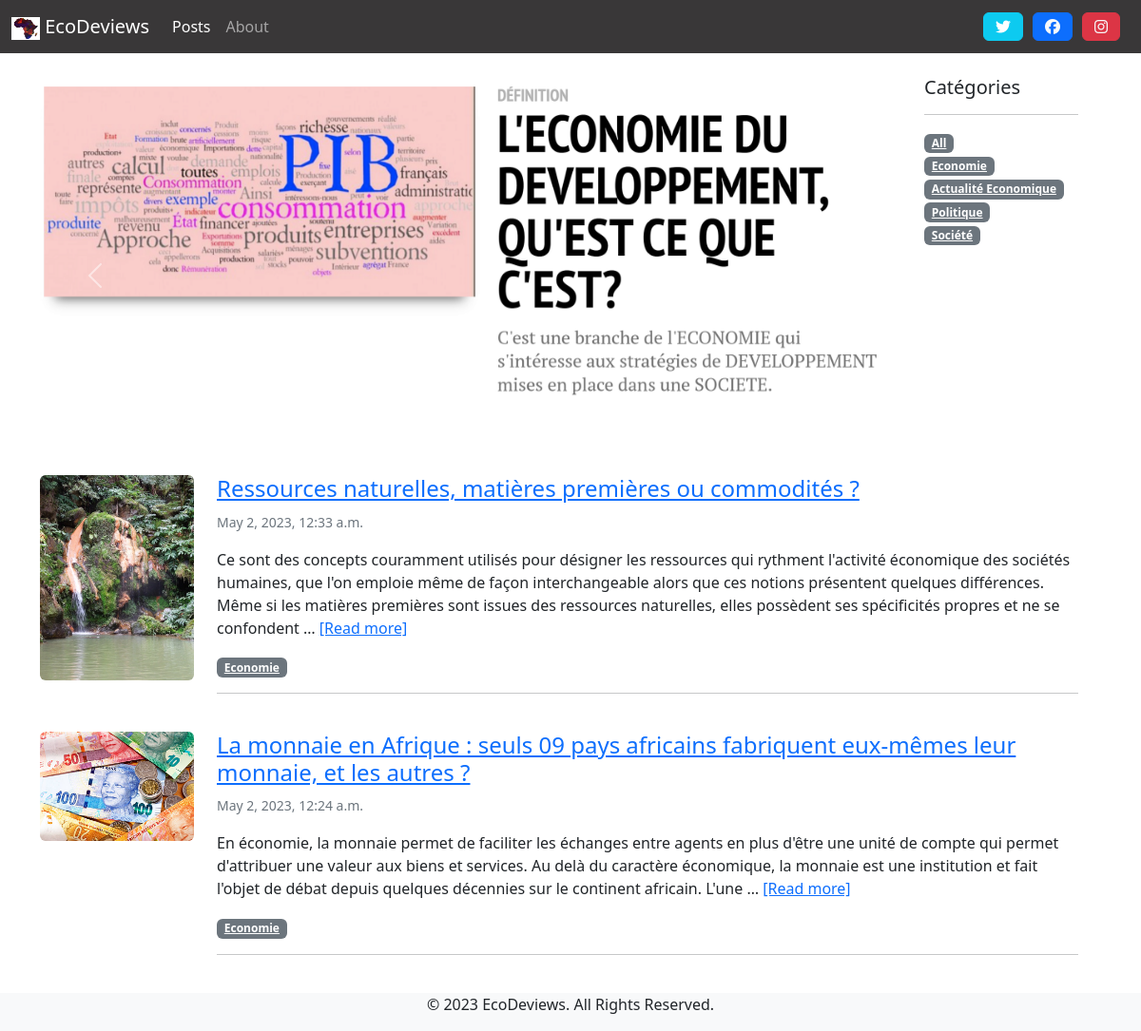
The page /blog/posts/ on the database as committed earlier.
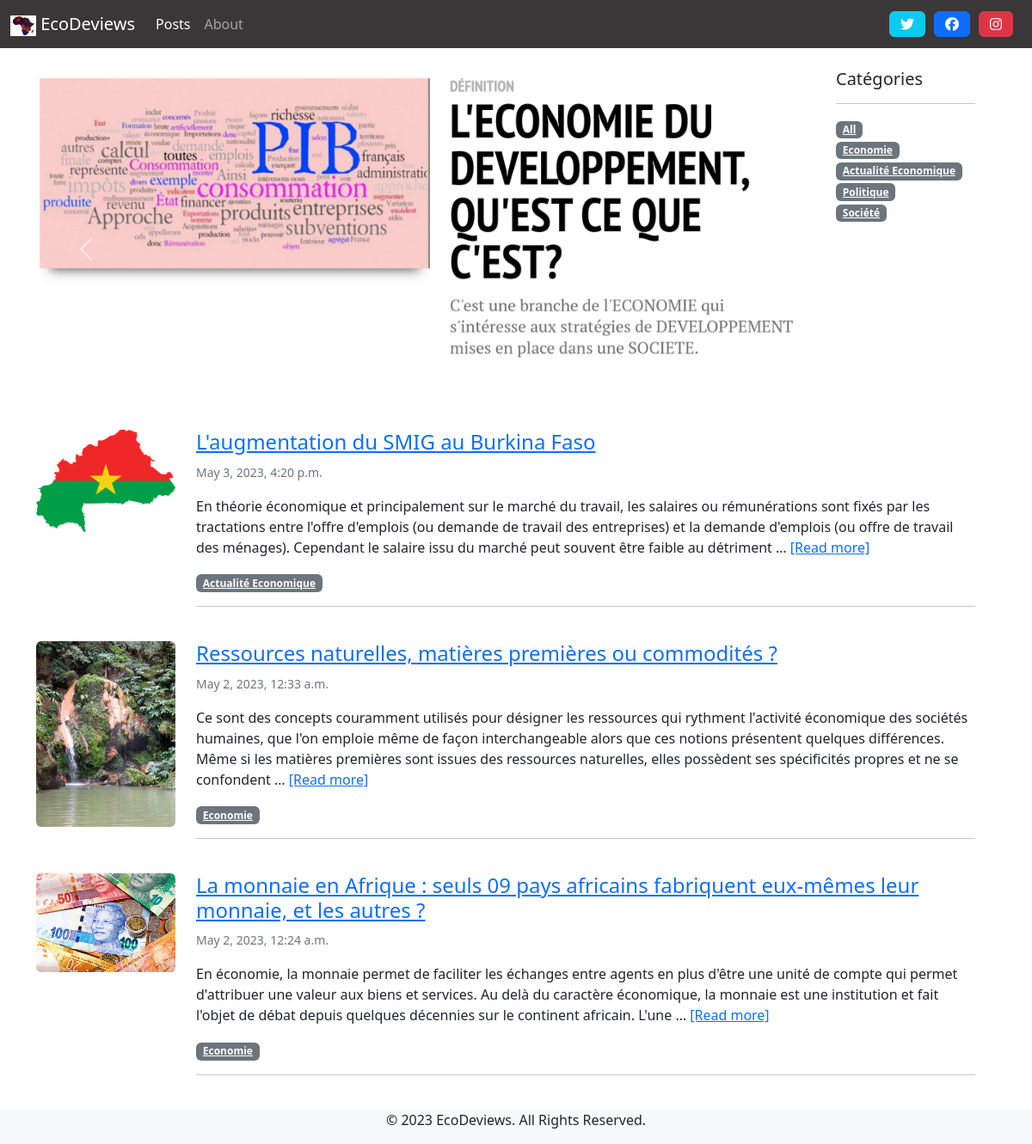
The same page on the database as committed later.
### blog/models.py (models this page shows, shortened)
class PostCategory(models.Model):
    name = models.CharField(max_length=50)
    def slug(self):
        return slugify(self.name)

class Post(models.Model):
    title = models.CharField(max_length=100)
    category = models.ForeignKey('PostCategory',
                                 null=True,
                                 blank=True,
                                 on_delete=models.DO_NOTHING)
    redactor = models.ForeignKey('Redactor',
                                 on_delete=models.DO_NOTHING)
    illustration = models.ImageField(upload_to='upload/', blank=True)
    published = models.BooleanField(default=False)
    text = models.TextField(blank=True)
    created_at = models.DateTimeField(auto_now_add=True)

### blog/views.py (the view)
# urls.py: path('posts/', views.post_list, name='home'),
def post_list(request, category_name=model_helpers.post_category_all.slug()):
    category, posts = model_helpers.get_category_and_posts(category_name)
    categories = model_helpers.get_categories()
    context = {
        'navigation_items': navigation.navigation_items(navigation.NAV_POSTS),
        'category': category,
        'posts': posts,
        'categories': categories,
    }
    return render(request, 'blog/post_list.html', context)

### blog/model_helpers.py (called while the page is built, shortened)
def get_category_and_posts(category_name):
    posts = Post.objects.filter(published=True)
    if category_name == post_category_all.slug():
        category = post_category_all
    posts = posts.order_by('-created_at')
    return category, posts

def get_categories():
    categories = list(PostCategory.objects.all())
    categories.insert(0, post_category_all)
    return categories

### blog/navigation.py (called while the page is built)
def navigation_items(selected_item):
    items = []
    for name, url in NAV_ITEMS:
        items.append({
            'name': name,
            'url': url,
            'active': True if selected_item == name else False
        })
    return items

### blog/templates/blog/post_list.html (shortened to what this page needs)
{% extends 'base.html' %}
{% load static %}
{% block content %}
<div class="row">
<div class=" col-sm-10 carousel slide" id="carouselExampleInterval" data-bs-ride="carousel">
  <div class="carousel-inner">
    <div class="carousel-item active" data-bs-interval="10000">
      <img src="{% static 'img/img1.png' %}" class="d-block w-100 img-fluid" alt="...">
    </div>
  </div>
  <button class="carousel-control-prev" type="button" data-bs-target="#carouselExampleInterval" data-bs-slide="prev">
    <span class="carousel-control-prev-icon" aria-hidden="true"></span>
  </button>
  <button class="carousel-control-next" type="button" data-bs-target="#carouselExampleInterval" data-bs-slide="next">
    <span class="carousel-control-next-icon" aria-hidden="true"></span>
  </button>
</div>
    <div class="col-sm-2 ">
        <h5>Catégories</h5>
        <hr>
        <ul class="list-unstyled">
            {% for cat in categories %}
                <li>
                    <a href="{% url 'post-list' cat.slug %}" class="badge bg-secondary text-white">
                        {{ cat.name|capfirst }}
                    </a>
                </li>
            {% endfor %}
        </ul>
    </div>
</div>
    {% for post in posts %}
        <div class="row">
            <div class="col-sm-2 col-12" >
                <img src="{{post.illustration.url}}"
                     class="img-fluid float-end rounded mx-auto d-block "
                     height="150" width="200">
            </div>
            <div class="col-sm-10 mb-4">
                <h4> <a href="{% url 'post-detail' post.pk %}"> {{ post.title }}</a></h4>
                <small class="text-muted">{{ post.created_at }}</small>
                <p class="text-muted">
                    {{ post.text|linebreaks|safe|truncatewords:50 }}
                    <a href="{% url 'post-detail' post.pk %}">[Read more]</a>
                </p>
                <a href="{% url 'post-list' post.category.slug %}" class="badge bg-secondary text-white">
                {{ post.category.name|capfirst }}
                </a>
                <hr>
            </div>
        </div>
    {% endfor %}
{% endblock content %}

### templates/base.html (shortened to what this page needs)
<!DOCTYPE html>
{% load static %}
<html lang="en">
<head>
    <link rel="stylesheet" href="{% static 'css/bootstrap.min.css' %}">
    <link rel="stylesheet" href="https://cdn.jsdelivr.net/npm/@fortawesome/fontawesome-free@6.1.0/css/all.css">
</head>
<body>
<nav class="navbar navbar-dark navbar-expand-md sticky-top" style="background-color: #393738;">
   <div class="container-fluid">
       <a class="navbar-brand" href="{% url 'home' %}">
           <img src="{% static 'img/ecodeviews.png' %}" alt="" width="30" height="24" style="background-color: white;">
           EcoDeviews
       </a>
        <div class="collapse navbar-collapse" id="navbar">
            <ul class="navbar-nav me-auto mb-2 mb-lg-0">
            {% for item in navigation_items %}
                <li class="nav-item">
                    <a class="nav-link {% if item.active %}active{% endif %}" aria-current="page" href="{{ item.url }} ">
                        {{ item.name }}
                    </a>
                </li>
            {% endfor %}
            </ul>
            <a class="btn btn-info fa-brands fa-twitter text-white " href="https://twitter.com/Ecodeviews" style="margin-right: 10px"></a>
            <a class="btn btn-primary fa-brands fa-facebook link-light" href="https://www.facebook.com/ecodeviews" style="margin-right: 10px"></a>
            <a class="btn btn-danger fa-brands fa-instagram  link-light" href="https://www.instagram.com/ecodeviews/" style="margin-right: 10px"></a>
        </div>
   </div>
</nav>
<div class="container">
    <div class="row mt-4">
        {% block content %} Please Override this Block! {% endblock %}
    </div>
</div>
<footer class="bg-light text-center">
    <div class="container">
        <div class="row">
            <div class="col-md-12">
                <p>&copy; 2023 EcoDeviews. All Rights Reserved.</p>
            </div>
        </div>
    </div>
</footer>
</body>
</html>

Rows that differ between the two databases and show on the page:
added Post: illustration (picture), title "L'augmentation du SMIG au Burkina Faso", created_at "May 3, 2023, 4:20 p.m.", text "En théorie économique et principalement sur le marché du travail, les salaires ou rémunérations sont fixés par les tractations entre l'offre d'emplois (ou demande de travail des entreprises) et la demande d'emplois (ou offre de travail des ménages). Cependant le salaire issu du marché peut souvent être faible au détriment …", category.name "Actualité Economique"
